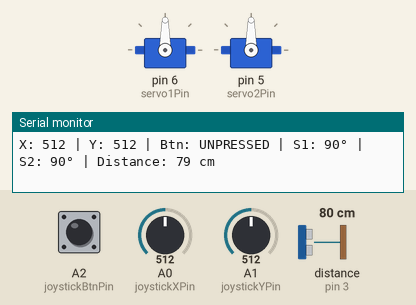
This sketch was run on a simulated Arduino Uno, built with avr-gcc and run on an emulated ATmega328P. Shown: 2 × servo, the last lines printed to the serial monitor. Wiring (inferred from the names in the program): ultrasonic range finder: trigger pin 4; echo pin 3. The inputs (shaded band) are chosen by the test bench; at power-on: A0 (joystickXPin) = 512, A1 (joystickYPin) = 512, A2 (joystickBtnPin) HIGH, distance to the obstacle (sensor on pin 3) 80 cm. The echo pulse lasts 58.3 µs per cm.

Above: at 1.2 s.
1.3 s: A0 (joystickXPin) set to 551
At 1.7 s:
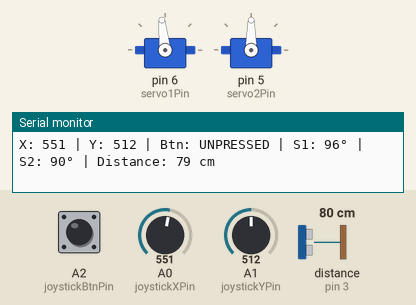
4.3 s: A0 (joystickXPin) set to 581
At 5.2 s:
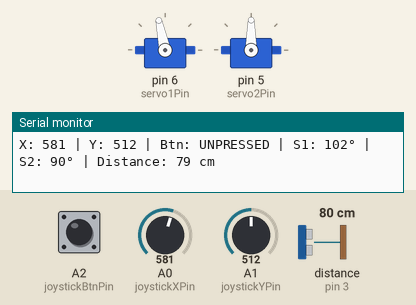
5.8 s: A1 (joystickYPin) set to 555
At 6.9 s:
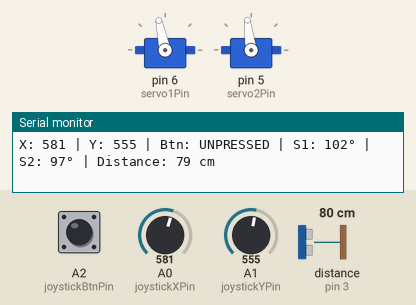
8.8 s: A1 (joystickYPin) set to 584
At 10.0 s:
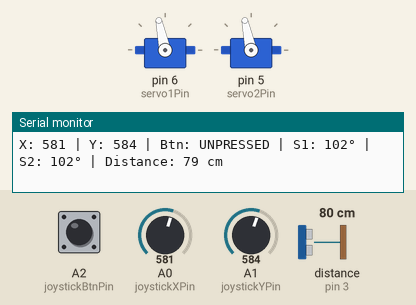
10.3 s: A0 (joystickXPin) set to 0
At 11.5 s:
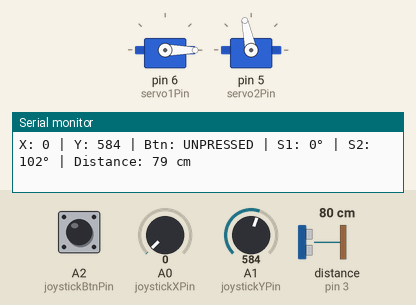
11.8 s: A1 (joystickYPin) set to 511
At 12.5 s:
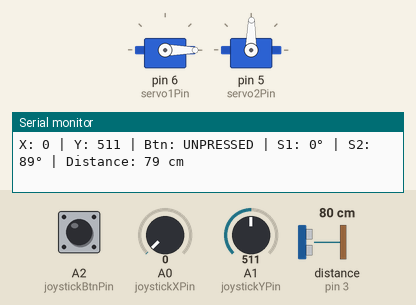
Timing chart, 0 to 14.3 s (numbered marks = the images above; inputs shaded):
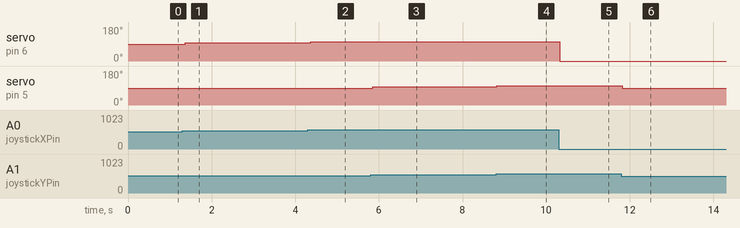

Measured:
- after the input at 1.3 s, servo on pin 6 (servo1Pin): 90° → 96° after 0.07 s
- after the input at 4.3 s, servo on pin 6 (servo1Pin): 96° → 102° after 0.08 s
- after the input at 5.8 s, servo on pin 5 (servo2Pin): 90° → 97° after 0.06 s
- after the input at 8.8 s, servo on pin 5 (servo2Pin): 97° → 102° at once
- after the input at 10.3 s, servo on pin 6 (servo1Pin): 102° → 0° at once
- after the input at 11.8 s, servo on pin 5 (servo2Pin): 102° → 89° at once

The sketch:

test_all_components.ino
```cpp
#include <Servo.h>

// 1. Define Pin Connections
const int joystickXPin = A0;
const int joystickYPin = A1;
const int joystickBtnPin = A2;

const int trigPin = 4;
const int echoPin = 3;

const int servo1Pin = 6;
const int servo2Pin = 5;

// 2. Create Servo Objects
Servo servo1; //pitch
Servo servo2; //yaw

void setup() {
  // Start the Serial Monitor at 9600 baud rate for debugging
  Serial.begin(9600);

  // Configure Joystick Button with internal pull-up resistor
  pinMode(joystickBtnPin, INPUT_PULLUP);

  // Configure Ultrasonic Pins
  pinMode(trigPin, OUTPUT);
  pinMode(echoPin, INPUT);

  // Attach the servos to their respective pins
  servo1.attach(servo1Pin);
  servo2.attach(servo2Pin);
}

void loop() {
  // --- JOYSTICK & SERVO LOGIC ---

  // Read analog values from joystick (ranges from 0 to 1023)
  int joyX = analogRead(joystickXPin);
  int joyY = analogRead(joystickYPin);

  // Read the button state (LOW means pressed because of INPUT_PULLUP)
  int btnState = digitalRead(joystickBtnPin);

  // Map the joystick values to servo angles (0 to 180 degrees)
  int servo1Angle = map(joyX, 0, 1023, 0, 180);
  int servo2Angle = map(joyY, 0, 1023, 0, 180);

  // Command servos to move to the calculated angles
  servo1.write(servo1Angle);
  servo2.write(servo2Angle);

  // --- ULTRASONIC SENSOR LOGIC ---

  // Ensure the trigger pin is clear
  digitalWrite(trigPin, LOW);
  delayMicroseconds(2);

  // Send a 10-microsecond HIGH pulse to trigger the sensor
  digitalWrite(trigPin, HIGH);
  delayMicroseconds(10);
  digitalWrite(trigPin, LOW);

  // Measure the time it takes for the echo to return
  long duration = pulseIn(echoPin, HIGH);

  // Calculate distance in centimeters (Speed of sound is ~0.034 cm/microsecond)
  int distance = duration * 0.034 / 2;

  // --- PRINT TO SERIAL MONITOR ---

  Serial.print("X: ");
  Serial.print(joyX);
  Serial.print(" | Y: ");
  Serial.print(joyY);
  Serial.print(" | Btn: ");
  Serial.print(btnState == LOW ? "PRESSED  " : "UNPRESSED");
  Serial.print(" | S1: ");
  Serial.print(servo1Angle);
  Serial.print("° | S2: ");
  Serial.print(servo2Angle);
  Serial.print("° | Distance: ");
  Serial.print(distance);
  Serial.println(" cm");

  // Small delay to keep the servos stable and the Serial Monitor readable
  delay(50);
}
```
